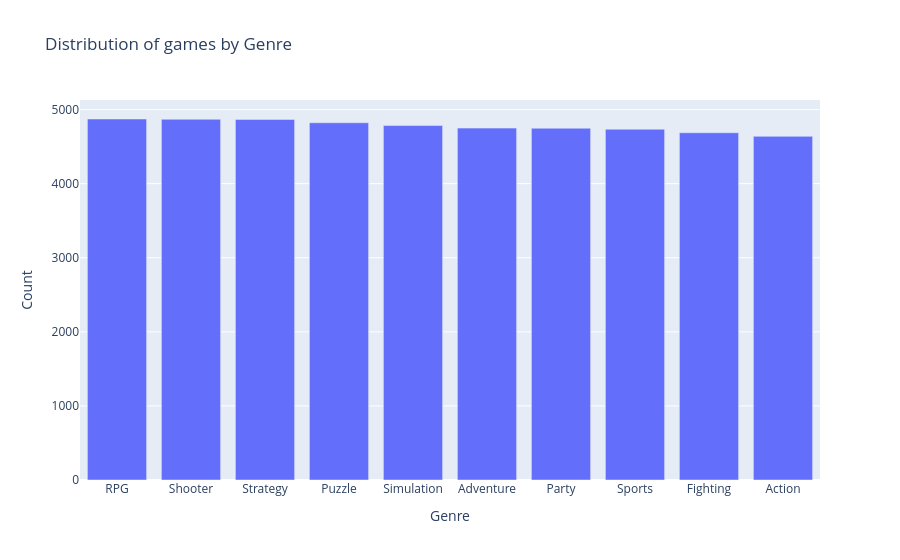

The notebook cell this image was saved under:
### Code cell
import plotly.express as px

genres = dataset["Genre"].value_counts().reset_index()
genres.columns = ["Genre", "Count"]

fig = px.bar(
    genres,
    x="Genre",
    y="Count",
    title="Distribution of games by Genre"
)

fig.show()

### Figure 1 — Plotly figure (JSON) as saved in the notebook; plotly's stock layout.template omitted (floating-point values rounded to 4 significant figures)
{"data": [{"hovertemplate": "Genre=%{x}<br>Count=%{y}<extra></extra>", "legendgroup": "", "marker": {"color": "#636efa", "pattern": {"shape": ""}}, "name": "", "orientation": "v", "showlegend": false, "textposition": "auto", "type": "bar", "x": ["RPG", "Shooter", "Strategy", "Puzzle", "Simulation", "Adventure", "Party", "Sports", "Fighting", "Action"], "xaxis": "x", "y": [4873, 4869, 4867, 4822, 4784, 4750, 4748, 4735, 4687, 4639], "yaxis": "y"}], "layout": {"barmode": "relative", "legend": {"tracegroupgap": 0}, "title": {"text": "Distribution of games by Genre"}, "xaxis": {"anchor": "y", "domain": [0, 1], "title": {"text": "Genre"}}, "yaxis": {"anchor": "x", "domain": [0, 1], "title": {"text": "Count"}}}}
